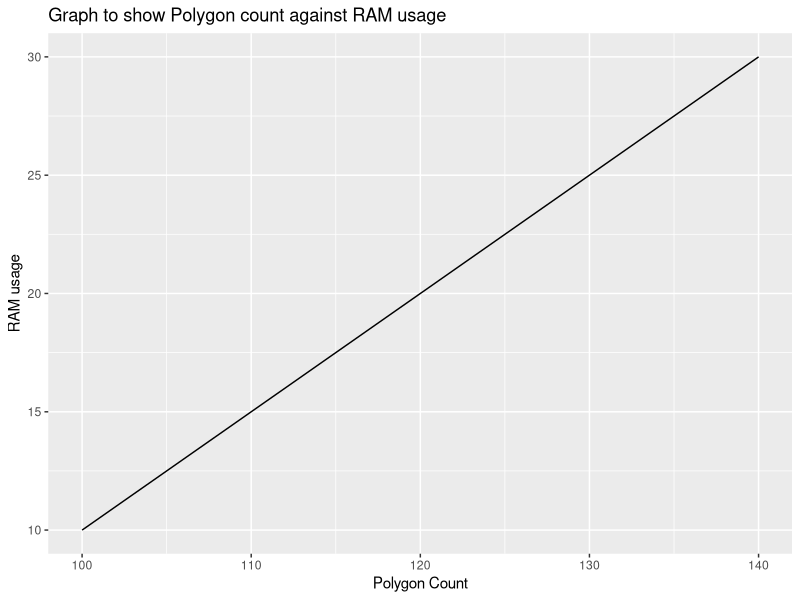

Here is the R script that generated this plot:
library(ggplot2)

dataCSV <- read.csv("Environ1Data.csv")
xValue <- dataCSV[, 2]
yValue <- dataCSV[, 5]
df <- data.frame(xValue,yValue)

ggplot(df, aes(x = xValue, y = yValue)) + geom_line() +
  ggtitle("Graph to show Polygon count against RAM usage") +
  xlab("Polygon Count") + 
  ylab("RAM usage")

res.aov <- aov(Algorithm ~ PolCount + RAM, data = dataCSV)
summary(res.aov)



#print(cat("polygons are rendered per unit of RAM", dataCSV[1, 2] / dataCSV[1, 5]))
#print(cat("polygons are rendered per unit of GPU usage", dataCSV[1, 2] / dataCSV[1, 4]))

#print(cat("frames per second are rendered per unit of RAM", dataCSV[1, 3] / dataCSV[1, 5]))
#print(cat("frames per second are rendered per unit of GPU usage", dataCSV[1, 3] / dataCSV[1, 4]))

#plot(x = dataCSV$RAM, y = dataCSV$PolCount,
#xlab = "Ram Usage",
#ylab = "PolCount",
#main = "Polygon Count against Ram Usage"
#)

